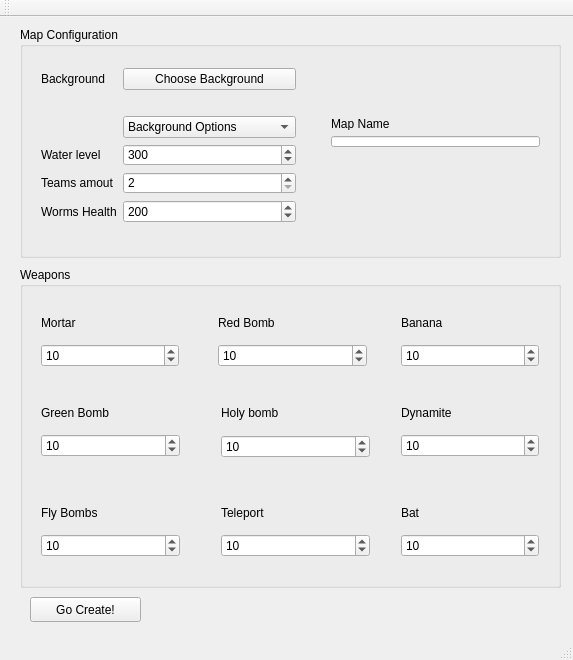
<?xml version="1.0" encoding="UTF-8"?>
<ui version="4.0">
 <class>EditorLauncher</class>
 <widget class="QMainWindow" name="EditorLauncher">
  <property name="geometry">
   <rect>
    <x>0</x>
    <y>0</y>
    <width>573</width>
    <height>660</height>
   </rect>
  </property>
  <property name="windowTitle">
   <string>EditorLauncher</string>
  </property>
  <widget class="QWidget" name="centralWidget">
   <widget class="QGroupBox" name="group_weapons_config">
    <property name="geometry">
     <rect>
      <x>20</x>
      <y>250</y>
      <width>541</width>
      <height>321</height>
     </rect>
    </property>
    <property name="title">
     <string>Weapons</string>
    </property>
    <widget class="QWidget" name="verticalLayoutWidget_2">
     <property name="geometry">
      <rect>
       <x>10</x>
       <y>30</y>
       <width>160</width>
       <height>81</height>
      </rect>
     </property>
     <layout class="QVBoxLayout" name="weapon_mortar">
      <item>
       <layout class="QHBoxLayout" name="horizontalLayout">
        <item>
         <widget class="QLabel" name="label_mortar">
          <property name="text">
           <string>Mortar</string>
          </property>
         </widget>
        </item>
        <item>
         <widget class="QLabel" name="label_mortar_picture">
          <property name="text">
           <string/>
          </property>
          <property name="pixmap">
           <pixmap resource="resources.qrc">:/resources/graphics/Weapon Icons/mortar.1.png</pixmap>
          </property>
         </widget>
        </item>
       </layout>
      </item>
      <item>
       <widget class="QSpinBox" name="mortar_ammo">
        <property name="maximum">
         <number>999999999</number>
        </property>
        <property name="value">
         <number>10</number>
        </property>
       </widget>
      </item>
     </layout>
    </widget>
    <widget class="QWidget" name="verticalLayoutWidget_3">
     <property name="geometry">
      <rect>
       <x>10</x>
       <y>120</y>
       <width>161</width>
       <height>81</height>
      </rect>
     </property>
     <layout class="QVBoxLayout" name="weapon_green_bomb">
      <item>
       <layout class="QHBoxLayout" name="horizontalLayout_5">
        <item>
         <widget class="QLabel" name="label_green_bomb">
          <property name="text">
           <string>Green Bomb</string>
          </property>
         </widget>
        </item>
        <item>
         <widget class="QLabel" name="label_green_bomb_picture">
          <property name="text">
           <string/>
          </property>
          <property name="pixmap">
           <pixmap resource="resources.qrc">:/resources/graphics/Weapon Icons/grenade.1.png</pixmap>
          </property>
         </widget>
        </item>
       </layout>
      </item>
      <item>
       <widget class="QSpinBox" name="green_bomb_ammo">
        <property name="maximum">
         <number>999999999</number>
        </property>
        <property name="value">
         <number>10</number>
        </property>
       </widget>
      </item>
     </layout>
    </widget>
    <widget class="QWidget" name="verticalLayoutWidget_4">
     <property name="geometry">
      <rect>
       <x>187</x>
       <y>30</y>
       <width>171</width>
       <height>81</height>
      </rect>
     </property>
     <layout class="QVBoxLayout" name="weapon_red_bomb">
      <item>
       <layout class="QHBoxLayout" name="horizontalLayout_2">
        <item>
         <widget class="QLabel" name="label_red_bomb">
          <property name="text">
           <string>Red Bomb</string>
          </property>
         </widget>
        </item>
        <item>
         <widget class="QLabel" name="label_red_bomb_picture">
          <property name="text">
           <string/>
          </property>
          <property name="pixmap">
           <pixmap resource="resources.qrc">:/resources/graphics/Weapon Icons/cluster.1.png</pixmap>
          </property>
         </widget>
        </item>
       </layout>
      </item>
      <item>
       <widget class="QSpinBox" name="red_bomb_ammo">
        <property name="maximum">
         <number>999999999</number>
        </property>
        <property name="value">
         <number>10</number>
        </property>
       </widget>
      </item>
     </layout>
    </widget>
    <widget class="QWidget" name="verticalLayoutWidget_5">
     <property name="geometry">
      <rect>
       <x>190</x>
       <y>120</y>
       <width>171</width>
       <height>82</height>
      </rect>
     </property>
     <layout class="QVBoxLayout" name="weapon_holy_bomb">
      <item>
       <layout class="QHBoxLayout" name="horizontalLayout_6">
        <item>
         <widget class="QLabel" name="label_holy_bomb">
          <property name="text">
           <string>&lt;html&gt;&lt;head/&gt;&lt;body&gt;&lt;p&gt;Holy bomb&lt;/p&gt;&lt;/body&gt;&lt;/html&gt;</string>
          </property>
         </widget>
        </item>
        <item>
         <widget class="QLabel" name="label_holy_bomb_picture">
          <property name="text">
           <string/>
          </property>
          <property name="pixmap">
           <pixmap resource="resources.qrc">:/resources/graphics/Weapon Icons/hgrenade.1.png</pixmap>
          </property>
         </widget>
        </item>
       </layout>
      </item>
      <item>
       <widget class="QSpinBox" name="holy_bomb_ammo">
        <property name="maximum">
         <number>999999999</number>
        </property>
        <property name="value">
         <number>10</number>
        </property>
       </widget>
      </item>
     </layout>
    </widget>
    <widget class="QWidget" name="verticalLayoutWidget_6">
     <property name="geometry">
      <rect>
       <x>370</x>
       <y>30</y>
       <width>160</width>
       <height>81</height>
      </rect>
     </property>
     <layout class="QVBoxLayout" name="weapon_banana">
      <item>
       <layout class="QHBoxLayout" name="horizontalLayout_3">
        <item>
         <widget class="QLabel" name="label_banana">
          <property name="text">
           <string>Banana</string>
          </property>
         </widget>
        </item>
        <item>
         <widget class="QLabel" name="label_banana_picture">
          <property name="text">
           <string/>
          </property>
          <property name="pixmap">
           <pixmap resource="resources.qrc">:/resources/graphics/Weapon Icons/banana.1.png</pixmap>
          </property>
         </widget>
        </item>
       </layout>
      </item>
      <item>
       <widget class="QSpinBox" name="banana_ammo">
        <property name="maximum">
         <number>999999999</number>
        </property>
        <property name="value">
         <number>10</number>
        </property>
       </widget>
      </item>
     </layout>
    </widget>
    <widget class="QWidget" name="verticalLayoutWidget_7">
     <property name="geometry">
      <rect>
       <x>370</x>
       <y>120</y>
       <width>160</width>
       <height>81</height>
      </rect>
     </property>
     <layout class="QVBoxLayout" name="weapon_dynamite">
      <item>
       <layout class="QHBoxLayout" name="horizontalLayout_7">
        <item>
         <widget class="QLabel" name="label_dynamite">
          <property name="text">
           <string>Dynamite</string>
          </property>
         </widget>
        </item>
        <item>
         <widget class="QLabel" name="label_dynamite_picture">
          <property name="text">
           <string/>
          </property>
          <property name="pixmap">
           <pixmap resource="resources.qrc">:/resources/graphics/Weapon Icons/dynamite.1.png</pixmap>
          </property>
         </widget>
        </item>
       </layout>
      </item>
      <item>
       <widget class="QSpinBox" name="dynamite_ammo">
        <property name="maximum">
         <number>999999999</number>
        </property>
        <property name="value">
         <number>10</number>
        </property>
       </widget>
      </item>
     </layout>
    </widget>
    <widget class="QWidget" name="verticalLayoutWidget_8">
     <property name="geometry">
      <rect>
       <x>10</x>
       <y>220</y>
       <width>161</width>
       <height>81</height>
      </rect>
     </property>
     <layout class="QVBoxLayout" name="weapon_fly_bombs">
      <item>
       <layout class="QHBoxLayout" name="horizontalLayout_8">
        <item>
         <widget class="QLabel" name="label_fly_bombs">
          <property name="text">
           <string>Fly Bombs</string>
          </property>
         </widget>
        </item>
        <item>
         <widget class="QLabel" name="label_fly_bombs_picture">
          <property name="text">
           <string/>
          </property>
          <property name="pixmap">
           <pixmap resource="resources.qrc">:/resources/graphics/Weapon Icons/airstrke.1.png</pixmap>
          </property>
         </widget>
        </item>
       </layout>
      </item>
      <item>
       <widget class="QSpinBox" name="fly_bombs_ammo">
        <property name="maximum">
         <number>999999999</number>
        </property>
        <property name="value">
         <number>10</number>
        </property>
       </widget>
      </item>
     </layout>
    </widget>
    <widget class="QWidget" name="verticalLayoutWidget_9">
     <property name="geometry">
      <rect>
       <x>190</x>
       <y>220</y>
       <width>171</width>
       <height>81</height>
      </rect>
     </property>
     <layout class="QVBoxLayout" name="weapon_teleport">
      <item>
       <layout class="QHBoxLayout" name="horizontalLayout_9">
        <item>
         <layout class="QHBoxLayout" name="horizontalLayout_10">
          <item>
           <widget class="QLabel" name="label_teleport">
            <property name="text">
             <string>Teleport</string>
            </property>
           </widget>
          </item>
          <item>
           <widget class="QLabel" name="label_teleport_picture">
            <property name="text">
             <string/>
            </property>
            <property name="pixmap">
             <pixmap resource="resources.qrc">:/resources/graphics/Weapon Icons/teleport.1.png</pixmap>
            </property>
           </widget>
          </item>
         </layout>
        </item>
       </layout>
      </item>
      <item>
       <widget class="QSpinBox" name="teleport_ammo">
        <property name="maximum">
         <number>999999999</number>
        </property>
        <property name="value">
         <number>10</number>
        </property>
       </widget>
      </item>
     </layout>
    </widget>
    <widget class="QWidget" name="verticalLayoutWidget_10">
     <property name="geometry">
      <rect>
       <x>370</x>
       <y>220</y>
       <width>160</width>
       <height>81</height>
      </rect>
     </property>
     <layout class="QVBoxLayout" name="weapon_bat">
      <item>
       <layout class="QHBoxLayout" name="horizontalLayout_11">
        <item>
         <widget class="QLabel" name="label_bat">
          <property name="text">
           <string>Bat</string>
          </property>
         </widget>
        </item>
        <item>
         <widget class="QLabel" name="label_bat_picture">
          <property name="text">
           <string/>
          </property>
          <property name="pixmap">
           <pixmap resource="resources.qrc">:/resources/graphics/Weapon Icons/baseball.1.png</pixmap>
          </property>
         </widget>
        </item>
       </layout>
      </item>
      <item>
       <widget class="QSpinBox" name="bat_ammo">
        <property name="maximum">
         <number>999999999</number>
        </property>
        <property name="value">
         <number>10</number>
        </property>
       </widget>
      </item>
     </layout>
    </widget>
   </widget>
   <widget class="QGroupBox" name="group_map_config">
    <property name="geometry">
     <rect>
      <x>20</x>
      <y>10</y>
      <width>541</width>
      <height>231</height>
     </rect>
    </property>
    <property name="title">
     <string>Map Configuration</string>
    </property>
    <widget class="QWidget" name="formLayoutWidget">
     <property name="geometry">
      <rect>
       <x>10</x>
       <y>30</y>
       <width>277</width>
       <height>177</height>
      </rect>
     </property>
     <layout class="QFormLayout" name="layout_map_config">
      <item row="0" column="0">
       <widget class="QLabel" name="label_background">
        <property name="text">
         <string>Background</string>
        </property>
       </widget>
      </item>
      <item row="0" column="1">
       <widget class="QPushButton" name="background_path">
        <property name="text">
         <string>Choose Background</string>
        </property>
       </widget>
      </item>
      <item row="2" column="1">
       <widget class="QComboBox" name="background_options">
        <item>
         <property name="text">
          <string>Background Options</string>
         </property>
        </item>
        <item>
         <property name="text">
          <string>mosaic</string>
         </property>
        </item>
        <item>
         <property name="text">
          <string>expanded</string>
         </property>
        </item>
        <item>
         <property name="text">
          <string>centered</string>
         </property>
        </item>
       </widget>
      </item>
      <item row="3" column="0">
       <widget class="QLabel" name="label_water_level">
        <property name="text">
         <string>Water level</string>
        </property>
       </widget>
      </item>
      <item row="3" column="1">
       <widget class="QSpinBox" name="water_level">
        <property name="minimum">
         <number>100</number>
        </property>
        <property name="maximum">
         <number>1000</number>
        </property>
        <property name="value">
         <number>300</number>
        </property>
       </widget>
      </item>
      <item row="4" column="0">
       <widget class="QLabel" name="label_Teams_amount">
        <property name="text">
         <string>Teams amout</string>
        </property>
       </widget>
      </item>
      <item row="4" column="1">
       <widget class="QSpinBox" name="teams_amount">
        <property name="minimum">
         <number>2</number>
        </property>
        <property name="maximum">
         <number>3</number>
        </property>
       </widget>
      </item>
      <item row="5" column="0">
       <widget class="QLabel" name="labels_worms_health">
        <property name="text">
         <string>Worms Health</string>
        </property>
       </widget>
      </item>
      <item row="5" column="1">
       <widget class="QSpinBox" name="worms_health">
        <property name="minimum">
         <number>1</number>
        </property>
        <property name="maximum">
         <number>400</number>
        </property>
        <property name="value">
         <number>200</number>
        </property>
       </widget>
      </item>
      <item row="1" column="1">
       <widget class="QLabel" name="label">
        <property name="text">
         <string/>
        </property>
       </widget>
      </item>
     </layout>
    </widget>
    <widget class="QLabel" name="label_background_path">
     <property name="geometry">
      <rect>
       <x>10</x>
       <y>60</y>
       <width>531</width>
       <height>21</height>
      </rect>
     </property>
     <property name="text">
      <string/>
     </property>
    </widget>
    <widget class="QWidget" name="verticalLayoutWidget">
     <property name="geometry">
      <rect>
       <x>300</x>
       <y>80</y>
       <width>231</width>
       <height>51</height>
      </rect>
     </property>
     <layout class="QVBoxLayout" name="verticalLayout">
      <item>
       <widget class="QLabel" name="label_2">
        <property name="text">
         <string>Map Name</string>
        </property>
       </widget>
      </item>
      <item>
       <widget class="QLineEdit" name="map_name"/>
      </item>
     </layout>
    </widget>
   </widget>
   <widget class="QPushButton" name="go_create">
    <property name="geometry">
     <rect>
      <x>30</x>
      <y>580</y>
      <width>111</width>
      <height>25</height>
     </rect>
    </property>
    <property name="text">
     <string>Go Create!</string>
    </property>
   </widget>
   <widget class="QLabel" name="label_errors">
    <property name="geometry">
     <rect>
      <x>150</x>
      <y>580</y>
      <width>411</width>
      <height>20</height>
     </rect>
    </property>
    <property name="text">
     <string>&lt;html&gt;&lt;head/&gt;&lt;body&gt;&lt;p&gt;&lt;span style=&quot; color:#ef2929;&quot;&gt;&lt;br/&gt;&lt;/span&gt;&lt;/p&gt;&lt;/body&gt;&lt;/html&gt;</string>
    </property>
    <property name="textFormat">
     <enum>Qt::RichText</enum>
    </property>
   </widget>
  </widget>
  <widget class="QMenuBar" name="menuBar">
   <property name="geometry">
    <rect>
     <x>0</x>
     <y>0</y>
     <width>573</width>
     <height>22</height>
    </rect>
   </property>
  </widget>
  <widget class="QToolBar" name="mainToolBar">
   <attribute name="toolBarArea">
    <enum>TopToolBarArea</enum>
   </attribute>
   <attribute name="toolBarBreak">
    <bool>false</bool>
   </attribute>
  </widget>
  <widget class="QStatusBar" name="statusBar"/>
 </widget>
 <layoutdefault spacing="6" margin="11"/>
 <resources>
  <include location="resources.qrc"/>
 </resources>
 <connections/>
</ui>
